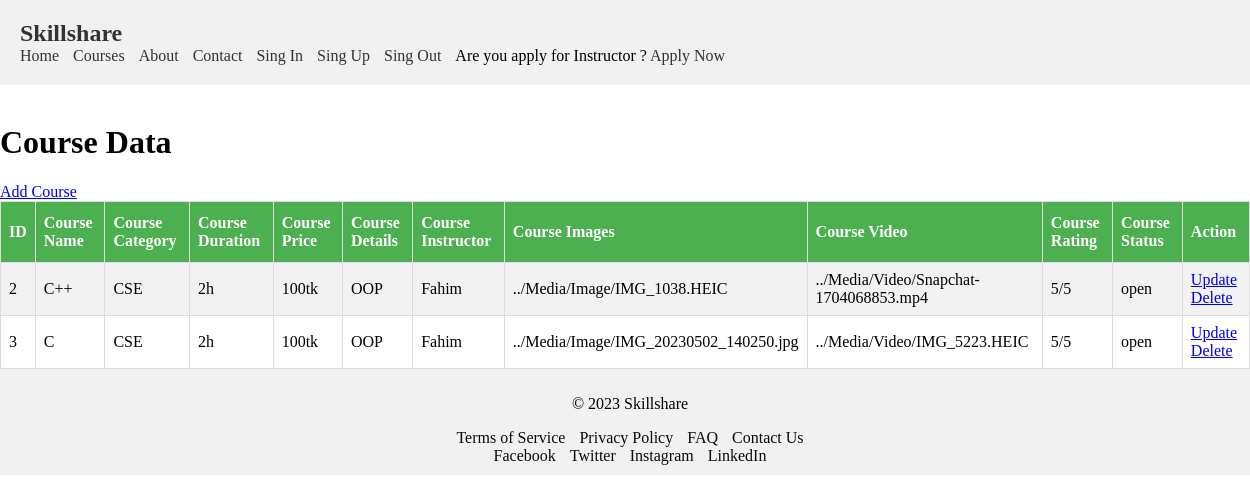
The page /View/CourseDataView.php (signed in) on the database its author committed.
### tables this page shows
CREATE TABLE `courses` (
  `Course_ID` int(100) NOT NULL,
  `Course_Name` varchar(100) NOT NULL,
  `Course_Category` varchar(100) NOT NULL,
  `Course_Duration` varchar(100) NOT NULL,
  `Course_Price` varchar(100) NOT NULL,
  `Course_Details` varchar(100) NOT NULL,
  `Course_Instructor` varchar(100) NOT NULL,
  `Course_Images` varchar(1000) NOT NULL,
  `Course_Video` varchar(1000) NOT NULL,
  `Course_Rating` varchar(100) NOT NULL,
  `Course_Status` varchar(100) NOT NULL
);

### Model/coursesDb.php (called while the page is built, shortened)
<?php
function getAllCourses()
{
    $conn = getConnection();
    $sql = "SELECT * FROM courses";
    $result = mysqli_query($conn, $sql);
    return $result;
}

### View/CourseDataView.php (the view, shortened to what this page needs)
<!DOCTYPE html>
<html>
<head>
    <link rel="stylesheet" type="text/css" href="SDV.css">
</head>
<body>
    <?php include 'Header.php';
    echo "<br>";
    require '../Model/coursesDb.php';
    echo "<h1>Course Data</h1>";
    echo "<a href='CourseAdd.php'>Add Course</a>";
    echo "<br>";
    $result = getAllCourses();
    $num = mysqli_num_rows($result);
    if ($num > 0) {
        echo "<table>";
        echo "<tr>
                    <th>ID</th>
                    <th>Course Name</th>
                    <th>Course Category</th>
                    <th>Course Duration</th>
                    <th>Course Price</th>
                    <th>Course Details</th>
                    <th>Course Instructor</th>
                    <th>Course Images</th>
                    <th>Course Video</th>
                    <th>Course Rating</th>
                    <th>Course Status</th>
                    <th>Action</th>
                </tr>";
        while ($data = mysqli_fetch_assoc($result)) {
            echo "<tr>";
            echo "<td>" . $data["Course_ID"] . "</td>";
            echo "<td>" . $data["Course_Name"] . "</td>";
            echo "<td>" . $data["Course_Category"] . "</td>";
            echo "<td>" . $data["Course_Duration"] . "</td>";
            echo "<td>" . $data["Course_Price"] . "</td>";
            echo "<td>" . $data["Course_Details"] . "</td>";
            echo "<td>" . $data["Course_Instructor"] . "</td>";
            echo "<td>" . $data["Course_Images"] . "</td>";
            echo "<td>" . $data["Course_Video"] . "</td>";
            echo "<td>" . $data["Course_Rating"] . "</td>";
            echo "<td>" . $data["Course_Status"] . "</td>";
            echo "<td>
            <a href='../View/CourseUpdateView.php?update=" . $data["Course_ID"] . "'>Update</a>
            <a href='../Controller/CourseDelete.php?delete=" . $data["Course_ID"] . "'>Delete</a>
            </td>";
            echo "</tr>";
        }
        echo "</table>";
    } else {
        echo "No data available";
    }
    include 'Footer.php';
    ?>
</body>

### View/header.php (shortened to what this page needs)
<!DOCTYPE html>
<html>
<head>
    <link rel="stylesheet" type="text/css" href="header.css">
</head>
<body>
    <header>
        <div class="logo">
            <a href="index.php">Skillshare</a>
        </div>
        <nav>
            <ul>
                <li><a href="../index.php">Home</a></li>
                <li><a href="#">Courses</a></li>
                <li><a href="#">About</a></li>
                <li><a href="#">Contact</a></li>
                <li><a href="../View/SingIn.php">Sing In</a></li>
                <li><a href="../View/SingUp.php">Sing Up</a></li>
                <li><a href="../Controller/SingOut.php">Sing Out</a></li>
                <li>Are you apply for Instructor ? <a href="../View/ApplicationAdd.php">Apply Now</a></li>
            </ul>
        </nav>
    </header>
</body>
</html>

### View/footer.php
<!DOCTYPE html>
<html>
<head>
    <link rel="stylesheet" type="text/css" href="footer.css">
</head>
<body>
    <footer>
        <div class="footer-left">
            <p>&copy; 2023 Skillshare</p>
            <nav>
                <ul>
                    <li><a href="#">Terms of Service</a></li>
                    <li><a href="#">Privacy Policy</a></li>
                    <li><a href="#">FAQ</a></li>
                    <li><a href="#">Contact Us</a></li>
                </ul>
            </nav>
        </div>
        <div class="footer-right">
            <nav>
                <ul>
                    <li><a href="#">Facebook</a></li>
                    <li><a href="#">Twitter</a></li>
                    <li><a href="https://www.instagram.com/__fahim_alam__/">Instagram</a></li>
                    <li><a href="#">LinkedIn</a></li>
                </ul>
            </nav>
        </div>
    </footer>
</body>
</html>

### View/SDV.css (style rules this page uses)
body { margin: 0px; }
table { width: 100%; border-collapse: collapse; }
table td, table th { border: 1px solid #ddd; padding: 8px; }
table tr:nth-child(even) { background-color: #f2f2f2; }
table th { padding-top: 12px; padding-bottom: 12px; text-align: left; background-color: #4caf50; color: white; }

### View/header.css (style rules this page uses)
header { background-color: #f1f1f1; padding: 20px; width: 100%; left: 0; margin: 0%; }
.logo a { color: #333; font-size: 24px; font-weight: bold; text-decoration: none; }
nav ul { list-style-type: none; margin: 0; padding: 0; }
nav ul li { display: inline-block; margin-right: 10px; }
nav ul li a { color: #333; text-decoration: none; }

### View/footer.css (style rules this page uses)
footer { background-color: #f1f1f1; padding: 10px; clear: both; left: 0; bottom: 0; width: 100%; text-align: center; }
footer p { display: inline-block; margin-right: 10px; }
footer nav ul { list-style-type: none; margin: 0; padding: 0; }
footer nav ul li { display: inline-block; margin-right: 10px; }
footer nav ul li a { color: #0a0a0a; text-decoration: none; }

### rows shown on the page
courses: Course_ID "2", Course_Name "C++", Course_Category "CSE", Course_Duration "2h", Course_Price "100tk", Course_Details "OOP", Course_Instructor "Fahim", Course_Images "../Media/Image/IMG_1038.HEIC", Course_Video "../Media/Video/Snapchat-1704068853.mp4", Course_Rating "5/5", Course_Status "open"
courses: Course_ID "3", Course_Name "C", Course_Category "CSE", Course_Duration "2h", Course_Price "100tk", Course_Details "OOP", Course_Instructor "Fahim", Course_Images "../Media/Image/IMG_20230502_140250.jpg", Course_Video "../Media/Video/IMG_5223.HEIC", Course_Rating "5/5", Course_Status "open"
